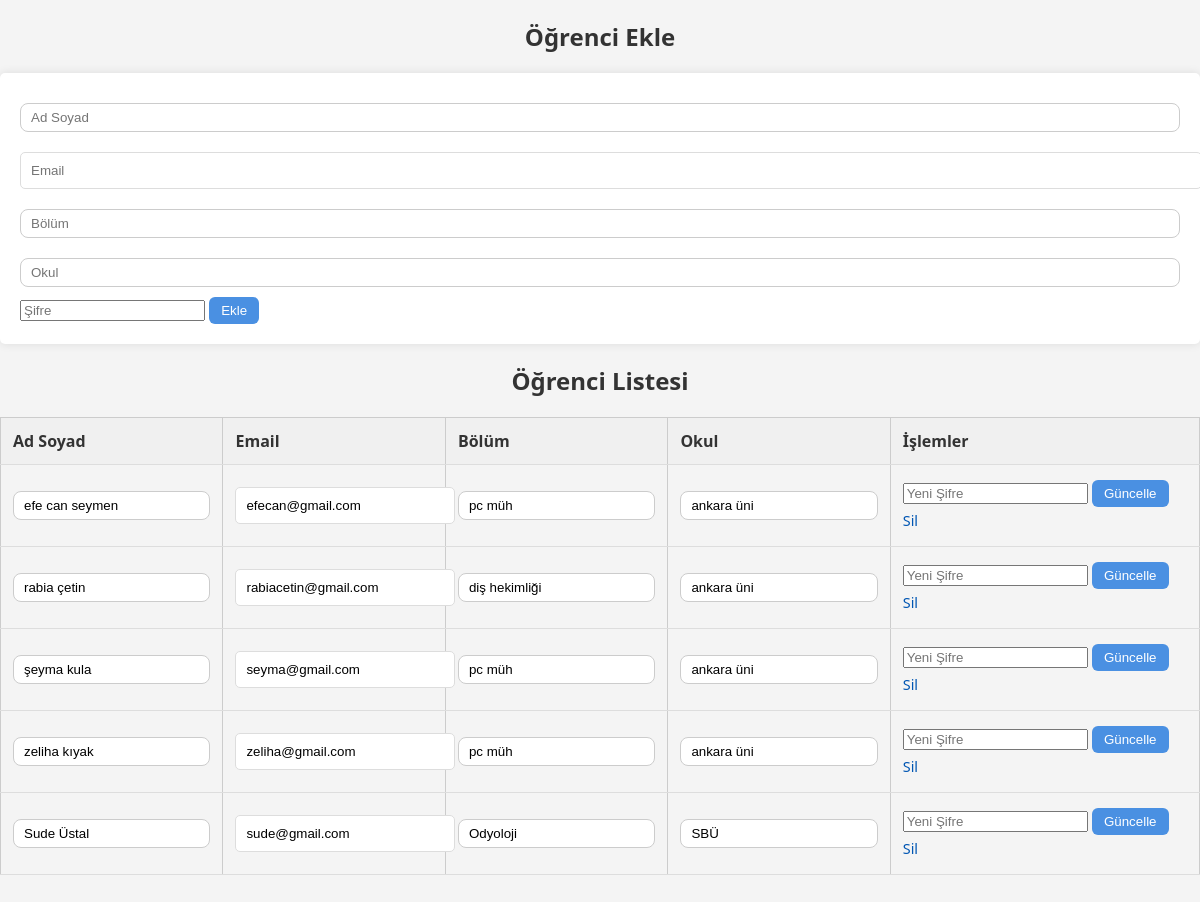
The app's page /ogrenciler.php with its own data.
### tables this page shows
CREATE TABLE `ogrenciler` (
  `ogrenci_id` int NOT NULL,
  `ad_soyad` varchar(100) NOT NULL,
  `email` varchar(100) NOT NULL,
  `bolum` varchar(100) NOT NULL,
  `okul` varchar(100) NOT NULL,
  `sifre` varchar(255) NOT NULL
);

### ogrenciler.php (the view, shortened to what this page needs)
<?php
include 'db.php';
$sonuclar = $conn->query("SELECT * FROM ogrenciler");
?>
<!DOCTYPE html>
<html lang="tr">
<head>
    <link rel="stylesheet" href="style.css">
</head>
<body>
    <h2>Öğrenci Ekle</h2>
    <form method="post">
        <input type="text" name="ad_soyad" placeholder="Ad Soyad" required>
        <input type="email" name="email" placeholder="Email" required>
        <input type="text" name="bolum" placeholder="Bölüm" required>
        <input type="text" name="okul" placeholder="Okul" required>
        <input type="password" name="sifre" placeholder="Şifre" required>
        <button type="submit" name="ekle">Ekle</button>
    </form>
    <h2>Öğrenci Listesi</h2>
    <table>
        <tr>
            <th>Ad Soyad</th>
            <th>Email</th>
            <th>Bölüm</th>
            <th>Okul</th>
            <th>İşlemler</th>
        </tr>
        <?php while ($row = $sonuclar->fetch_assoc()): ?>
        <tr>
            <form method="post">
                <td><input type="text" name="ad_soyad" value="<?= $row['ad_soyad'] ?>"readonly></td>
                <td><input type="email" name="email" value="<?= $row['email'] ?>"readonly></td>
                <td><input type="text" name="bolum" value="<?= $row['bolum'] ?>"readonly></td>
                <td><input type="text" name="okul" value="<?= $row['okul'] ?>"readonly></td>
                <td>
                    <input type="password" name="sifre" placeholder="Yeni Şifre">
                    <button type="submit" name="guncelle">Güncelle</button>
                    <a href="?sil=<?= $row['ogrenci_id'] ?>" onclick="return confirm('Emin misiniz?')">Sil</a>
                </td>
            </form>
        </tr>
        <?php endwhile; ?>
    </table>
</body>
</html>

### style.css (style rules this page uses)
body { font-family: 'Segoe UI', sans-serif; background-color: #f4f4f4; margin: 0; padding: 0; }
h1, h2, h3 { color: #333; margin-bottom: 20px; }
form { background-color: white; padding: 20px; border-radius: 5px; box-shadow: 0 0 10px rgba(0,0,0,0.1); margin-bottom: 20px; }
input[type="text"], input[type="email"], input[type="date"], input[type="number"] { width: 100%; padding: 10px; margin: 10px 0; border: 1px solid #ddd; border-radius: 5px; }
table { width: 100%; border-collapse: collapse; margin-top: 20px; }
th, td { padding: 10px; border: 1px solid #ccc; text-align: center; }
th { background-color: #f0f0f0; color: #333; }
h2 { text-align: center; margin-bottom: 20px; }
table { width: 100%; border-collapse: collapse; margin-bottom: 30px; }
table th, table td { padding: 12px; text-align: left; vertical-align: middle; border-bottom: 1px solid #ddd; }
table th { background-color: #f0f0f0; font-weight: bold; }
input[type="text"], input[type="date"], input[type="number"] { width: 100%; padding: 6px 10px; border: 1px solid #ccc; border-radius: 8px; box-sizing: border-box; }
button { padding: 6px 12px; background-color: #4a90e2; color: white; border: none; border-radius: 6px; cursor: pointer; }
a { display: inline-block; margin-top: 4px; color: #0056b3; text-decoration: none; font-size: 0.9em; }

### records on screen
ogrenciler: ad_soyad "efe can seymen", email "efecan@gmail.com", bolum "pc müh", okul "ankara üni"
ogrenciler: ad_soyad "rabia çetin", email "rabiacetin@gmail.com", bolum "diş hekimliği", okul "ankara üni"
ogrenciler: ad_soyad "şeyma kula", email "seyma@gmail.com", bolum "pc müh", okul "ankara üni"
ogrenciler: ad_soyad "zeliha kıyak", email "zeliha@gmail.com", bolum "pc müh", okul "ankara üni"
ogrenciler: ad_soyad "Sude Üstal", email "sude@gmail.com", bolum "Odyoloji", okul "SBÜ"
